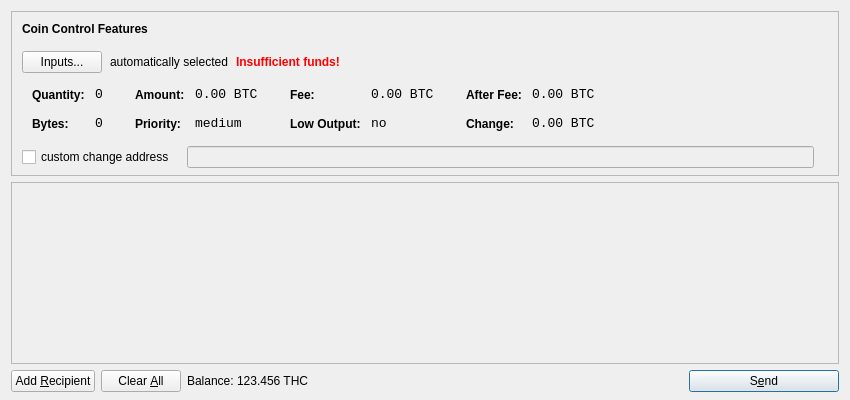
<?xml version="1.0" encoding="UTF-8"?>
<ui version="4.0">
 <class>SendCoinsDialog</class>
 <widget class="QDialog" name="SendCoinsDialog">
  <property name="geometry">
   <rect>
    <x>0</x>
    <y>0</y>
    <width>850</width>
    <height>400</height>
   </rect>
  </property>
  <property name="windowTitle">
   <string>Send Coins</string>
  </property>
  <layout class="QVBoxLayout" name="verticalLayout" stretch="0,1,0">
   <property name="bottomMargin">
    <number>8</number>
   </property>
   <item>
    <widget class="QFrame" name="frameCoinControl">
     <property name="sizePolicy">
      <sizepolicy hsizetype="Expanding" vsizetype="Expanding">
       <horstretch>0</horstretch>
       <verstretch>0</verstretch>
      </sizepolicy>
     </property>
     <property name="maximumSize">
      <size>
       <width>16777215</width>
       <height>16777215</height>
      </size>
     </property>
     <property name="frameShape">
      <enum>QFrame::StyledPanel</enum>
     </property>
     <property name="frameShadow">
      <enum>QFrame::Sunken</enum>
     </property>
     <layout class="QVBoxLayout" name="verticalLayoutCoinControl2">
      <property name="spacing">
       <number>-1</number>
      </property>
      <property name="leftMargin">
       <number>0</number>
      </property>
      <property name="topMargin">
       <number>0</number>
      </property>
      <property name="rightMargin">
       <number>0</number>
      </property>
      <property name="bottomMargin">
       <number>6</number>
      </property>
      <item>
       <layout class="QVBoxLayout" name="verticalLayoutCoinControl" stretch="0,0,0,0,1">
        <property name="spacing">
         <number>0</number>
        </property>
        <property name="leftMargin">
         <number>10</number>
        </property>
        <property name="topMargin">
         <number>10</number>
        </property>
        <item>
         <layout class="QHBoxLayout" name="horizontalLayoutCoinControl1">
          <property name="bottomMargin">
           <number>15</number>
          </property>
          <item>
           <widget class="QLabel" name="labelCoinControlFeatures">
            <property name="sizePolicy">
             <sizepolicy hsizetype="Preferred" vsizetype="Maximum">
              <horstretch>0</horstretch>
              <verstretch>0</verstretch>
             </sizepolicy>
            </property>
            <property name="font">
             <font>
              <weight>75</weight>
              <bold>true</bold>
             </font>
            </property>
            <property name="styleSheet">
             <string notr="true">font-weight:bold;</string>
            </property>
            <property name="text">
             <string>Coin Control Features</string>
            </property>
           </widget>
          </item>
         </layout>
        </item>
        <item>
         <layout class="QHBoxLayout" name="horizontalLayoutCoinControl2" stretch="0,0,0,0">
          <property name="spacing">
           <number>8</number>
          </property>
          <property name="bottomMargin">
           <number>10</number>
          </property>
          <item>
           <widget class="QPushButton" name="pushButtonCoinControl">
            <property name="styleSheet">
             <string notr="true"/>
            </property>
            <property name="text">
             <string>Inputs...</string>
            </property>
           </widget>
          </item>
          <item>
           <widget class="QLabel" name="labelCoinControlAutomaticallySelected">
            <property name="text">
             <string>automatically selected</string>
            </property>
            <property name="margin">
             <number>5</number>
            </property>
           </widget>
          </item>
          <item>
           <widget class="QLabel" name="labelCoinControlInsuffFunds">
            <property name="font">
             <font>
              <weight>75</weight>
              <bold>true</bold>
             </font>
            </property>
            <property name="styleSheet">
             <string notr="true">color:red;font-weight:bold;</string>
            </property>
            <property name="text">
             <string>Insufficient funds!</string>
            </property>
            <property name="margin">
             <number>5</number>
            </property>
           </widget>
          </item>
          <item>
           <spacer name="horizontalSpacerCoinControl">
            <property name="orientation">
             <enum>Qt::Horizontal</enum>
            </property>
            <property name="sizeHint" stdset="0">
             <size>
              <width>40</width>
              <height>1</height>
             </size>
            </property>
           </spacer>
          </item>
         </layout>
        </item>
        <item>
         <widget class="QWidget" name="widgetCoinControl" native="true">
          <property name="sizePolicy">
           <sizepolicy hsizetype="Preferred" vsizetype="Preferred">
            <horstretch>0</horstretch>
            <verstretch>0</verstretch>
           </sizepolicy>
          </property>
          <property name="minimumSize">
           <size>
            <width>0</width>
            <height>0</height>
           </size>
          </property>
          <property name="styleSheet">
           <string notr="true"/>
          </property>
          <layout class="QHBoxLayout" name="horizontalLayoutCoinControl5">
           <property name="margin">
            <number>0</number>
           </property>
           <item>
            <layout class="QHBoxLayout" name="horizontalLayoutCoinControl3" stretch="0,0,0,1">
             <property name="spacing">
              <number>20</number>
             </property>
             <property name="topMargin">
              <number>0</number>
             </property>
             <property name="bottomMargin">
              <number>10</number>
             </property>
             <item>
              <layout class="QFormLayout" name="formLayoutCoinControl1">
               <property name="horizontalSpacing">
                <number>10</number>
               </property>
               <property name="verticalSpacing">
                <number>14</number>
               </property>
               <property name="leftMargin">
                <number>10</number>
               </property>
               <property name="topMargin">
                <number>4</number>
               </property>
               <property name="rightMargin">
                <number>6</number>
               </property>
               <item row="0" column="0">
                <widget class="QLabel" name="labelCoinControlQuantityText">
                 <property name="styleSheet">
                  <string notr="true">font-weight:bold;</string>
                 </property>
                 <property name="text">
                  <string>Quantity:</string>
                 </property>
                 <property name="margin">
                  <number>0</number>
                 </property>
                </widget>
               </item>
               <item row="0" column="1">
                <widget class="QLabel" name="labelCoinControlQuantity">
                 <property name="font">
                  <font>
                   <family>Monospace</family>
                   <pointsize>10</pointsize>
                  </font>
                 </property>
                 <property name="cursor">
                  <cursorShape>IBeamCursor</cursorShape>
                 </property>
                 <property name="contextMenuPolicy">
                  <enum>Qt::ActionsContextMenu</enum>
                 </property>
                 <property name="text">
                  <string notr="true">0</string>
                 </property>
                 <property name="margin">
                  <number>0</number>
                 </property>
                 <property name="textInteractionFlags">
                  <set>Qt::LinksAccessibleByMouse|Qt::TextSelectableByKeyboard|Qt::TextSelectableByMouse</set>
                 </property>
                </widget>
               </item>
               <item row="1" column="0">
                <widget class="QLabel" name="labelCoinControlBytesText">
                 <property name="styleSheet">
                  <string notr="true">font-weight:bold;</string>
                 </property>
                 <property name="text">
                  <string>Bytes:</string>
                 </property>
                </widget>
               </item>
               <item row="1" column="1">
                <widget class="QLabel" name="labelCoinControlBytes">
                 <property name="font">
                  <font>
                   <family>Monospace</family>
                   <pointsize>10</pointsize>
                  </font>
                 </property>
                 <property name="cursor">
                  <cursorShape>IBeamCursor</cursorShape>
                 </property>
                 <property name="contextMenuPolicy">
                  <enum>Qt::ActionsContextMenu</enum>
                 </property>
                 <property name="text">
                  <string notr="true">0</string>
                 </property>
                 <property name="textInteractionFlags">
                  <set>Qt::LinksAccessibleByMouse|Qt::TextSelectableByKeyboard|Qt::TextSelectableByMouse</set>
                 </property>
                </widget>
               </item>
              </layout>
             </item>
             <item>
              <layout class="QFormLayout" name="formLayoutCoinControl2">
               <property name="horizontalSpacing">
                <number>10</number>
               </property>
               <property name="verticalSpacing">
                <number>14</number>
               </property>
               <property name="leftMargin">
                <number>6</number>
               </property>
               <property name="topMargin">
                <number>4</number>
               </property>
               <property name="rightMargin">
                <number>6</number>
               </property>
               <item row="0" column="0">
                <widget class="QLabel" name="labelCoinControlAmountText">
                 <property name="styleSheet">
                  <string notr="true">font-weight:bold;</string>
                 </property>
                 <property name="text">
                  <string>Amount:</string>
                 </property>
                 <property name="margin">
                  <number>0</number>
                 </property>
                </widget>
               </item>
               <item row="0" column="1">
                <widget class="QLabel" name="labelCoinControlAmount">
                 <property name="font">
                  <font>
                   <family>Monospace</family>
                   <pointsize>10</pointsize>
                  </font>
                 </property>
                 <property name="cursor">
                  <cursorShape>IBeamCursor</cursorShape>
                 </property>
                 <property name="contextMenuPolicy">
                  <enum>Qt::ActionsContextMenu</enum>
                 </property>
                 <property name="text">
                  <string notr="true">0.00 BTC</string>
                 </property>
                 <property name="textInteractionFlags">
                  <set>Qt::LinksAccessibleByMouse|Qt::TextSelectableByKeyboard|Qt::TextSelectableByMouse</set>
                 </property>
                </widget>
               </item>
               <item row="1" column="0">
                <widget class="QLabel" name="labelCoinControlPriorityText">
                 <property name="styleSheet">
                  <string notr="true">font-weight:bold;</string>
                 </property>
                 <property name="text">
                  <string>Priority:</string>
                 </property>
                </widget>
               </item>
               <item row="1" column="1">
                <widget class="QLabel" name="labelCoinControlPriority">
                 <property name="font">
                  <font>
                   <family>Monospace</family>
                   <pointsize>10</pointsize>
                  </font>
                 </property>
                 <property name="cursor">
                  <cursorShape>IBeamCursor</cursorShape>
                 </property>
                 <property name="contextMenuPolicy">
                  <enum>Qt::ActionsContextMenu</enum>
                 </property>
                 <property name="text">
                  <string>medium</string>
                 </property>
                 <property name="textInteractionFlags">
                  <set>Qt::LinksAccessibleByMouse|Qt::TextSelectableByKeyboard|Qt::TextSelectableByMouse</set>
                 </property>
                </widget>
               </item>
              </layout>
             </item>
             <item>
              <layout class="QFormLayout" name="formLayoutCoinControl3">
               <property name="horizontalSpacing">
                <number>10</number>
               </property>
               <property name="verticalSpacing">
                <number>14</number>
               </property>
               <property name="leftMargin">
                <number>6</number>
               </property>
               <property name="topMargin">
                <number>4</number>
               </property>
               <property name="rightMargin">
                <number>6</number>
               </property>
               <item row="0" column="0">
                <widget class="QLabel" name="labelCoinControlFeeText">
                 <property name="styleSheet">
                  <string notr="true">font-weight:bold;</string>
                 </property>
                 <property name="text">
                  <string>Fee:</string>
                 </property>
                 <property name="margin">
                  <number>0</number>
                 </property>
                </widget>
               </item>
               <item row="0" column="1">
                <widget class="QLabel" name="labelCoinControlFee">
                 <property name="font">
                  <font>
                   <family>Monospace</family>
                   <pointsize>10</pointsize>
                  </font>
                 </property>
                 <property name="cursor">
                  <cursorShape>IBeamCursor</cursorShape>
                 </property>
                 <property name="contextMenuPolicy">
                  <enum>Qt::ActionsContextMenu</enum>
                 </property>
                 <property name="text">
                  <string notr="true">0.00 BTC</string>
                 </property>
                 <property name="textInteractionFlags">
                  <set>Qt::LinksAccessibleByMouse|Qt::TextSelectableByKeyboard|Qt::TextSelectableByMouse</set>
                 </property>
                </widget>
               </item>
               <item row="1" column="0">
                <widget class="QLabel" name="labelCoinControlLowOutputText">
                 <property name="styleSheet">
                  <string notr="true">font-weight:bold;</string>
                 </property>
                 <property name="text">
                  <string>Low Output:</string>
                 </property>
                </widget>
               </item>
               <item row="1" column="1">
                <widget class="QLabel" name="labelCoinControlLowOutput">
                 <property name="font">
                  <font>
                   <family>Monospace</family>
                   <pointsize>10</pointsize>
                  </font>
                 </property>
                 <property name="cursor">
                  <cursorShape>IBeamCursor</cursorShape>
                 </property>
                 <property name="contextMenuPolicy">
                  <enum>Qt::ActionsContextMenu</enum>
                 </property>
                 <property name="text">
                  <string>no</string>
                 </property>
                 <property name="textInteractionFlags">
                  <set>Qt::LinksAccessibleByMouse|Qt::TextSelectableByKeyboard|Qt::TextSelectableByMouse</set>
                 </property>
                </widget>
               </item>
              </layout>
             </item>
             <item>
              <layout class="QFormLayout" name="formLayoutCoinControl4">
               <property name="horizontalSpacing">
                <number>10</number>
               </property>
               <property name="verticalSpacing">
                <number>14</number>
               </property>
               <property name="leftMargin">
                <number>6</number>
               </property>
               <property name="topMargin">
                <number>4</number>
               </property>
               <property name="rightMargin">
                <number>6</number>
               </property>
               <item row="0" column="0">
                <widget class="QLabel" name="labelCoinControlAfterFeeText">
                 <property name="styleSheet">
                  <string notr="true">font-weight:bold;</string>
                 </property>
                 <property name="text">
                  <string>After Fee:</string>
                 </property>
                 <property name="margin">
                  <number>0</number>
                 </property>
                </widget>
               </item>
               <item row="0" column="1">
                <widget class="QLabel" name="labelCoinControlAfterFee">
                 <property name="font">
                  <font>
                   <family>Monospace</family>
                   <pointsize>10</pointsize>
                  </font>
                 </property>
                 <property name="cursor">
                  <cursorShape>IBeamCursor</cursorShape>
                 </property>
                 <property name="contextMenuPolicy">
                  <enum>Qt::ActionsContextMenu</enum>
                 </property>
                 <property name="text">
                  <string notr="true">0.00 BTC</string>
                 </property>
                 <property name="textInteractionFlags">
                  <set>Qt::LinksAccessibleByMouse|Qt::TextSelectableByKeyboard|Qt::TextSelectableByMouse</set>
                 </property>
                </widget>
               </item>
               <item row="1" column="0">
                <widget class="QLabel" name="labelCoinControlChangeText">
                 <property name="styleSheet">
                  <string notr="true">font-weight:bold;</string>
                 </property>
                 <property name="text">
                  <string>Change:</string>
                 </property>
                </widget>
               </item>
               <item row="1" column="1">
                <widget class="QLabel" name="labelCoinControlChange">
                 <property name="font">
                  <font>
                   <family>Monospace</family>
                   <pointsize>10</pointsize>
                  </font>
                 </property>
                 <property name="cursor">
                  <cursorShape>IBeamCursor</cursorShape>
                 </property>
                 <property name="contextMenuPolicy">
                  <enum>Qt::ActionsContextMenu</enum>
                 </property>
                 <property name="text">
                  <string notr="true">0.00 BTC</string>
                 </property>
                 <property name="textInteractionFlags">
                  <set>Qt::LinksAccessibleByMouse|Qt::TextSelectableByKeyboard|Qt::TextSelectableByMouse</set>
                 </property>
                </widget>
               </item>
              </layout>
             </item>
            </layout>
           </item>
          </layout>
         </widget>
        </item>
        <item>
         <layout class="QHBoxLayout" name="horizontalLayoutCoinControl4" stretch="0,0,0">
          <property name="spacing">
           <number>12</number>
          </property>
          <property name="sizeConstraint">
           <enum>QLayout::SetDefaultConstraint</enum>
          </property>
          <property name="topMargin">
           <number>5</number>
          </property>
          <property name="rightMargin">
           <number>5</number>
          </property>
          <item>
           <widget class="QCheckBox" name="checkBoxCoinControlChange">
            <property name="text">
             <string>custom change address</string>
            </property>
           </widget>
          </item>
          <item>
           <widget class="QLineEdit" name="lineEditCoinControlChange">
            <property name="enabled">
             <bool>false</bool>
            </property>
            <property name="sizePolicy">
             <sizepolicy hsizetype="Expanding" vsizetype="Fixed">
              <horstretch>0</horstretch>
              <verstretch>0</verstretch>
             </sizepolicy>
            </property>
           </widget>
          </item>
          <item>
           <widget class="QLabel" name="labelCoinControlChangeLabel">
            <property name="sizePolicy">
             <sizepolicy hsizetype="Preferred" vsizetype="Expanding">
              <horstretch>0</horstretch>
              <verstretch>0</verstretch>
             </sizepolicy>
            </property>
            <property name="minimumSize">
             <size>
              <width>0</width>
              <height>0</height>
             </size>
            </property>
            <property name="text">
             <string/>
            </property>
            <property name="margin">
             <number>3</number>
            </property>
           </widget>
          </item>
         </layout>
        </item>
        <item>
         <spacer name="verticalSpacerCoinControl">
          <property name="orientation">
           <enum>Qt::Vertical</enum>
          </property>
          <property name="sizeHint" stdset="0">
           <size>
            <width>800</width>
            <height>1</height>
           </size>
          </property>
         </spacer>
        </item>
       </layout>
      </item>
     </layout>
    </widget>
   </item>
   <item>
    <widget class="QScrollArea" name="scrollArea">
     <property name="widgetResizable">
      <bool>true</bool>
     </property>
     <widget class="QWidget" name="scrollAreaWidgetContents">
      <property name="geometry">
       <rect>
        <x>0</x>
        <y>0</y>
        <width>830</width>
        <height>165</height>
       </rect>
      </property>
      <layout class="QVBoxLayout" name="verticalLayout_2">
       <property name="margin">
        <number>0</number>
       </property>
       <item>
        <layout class="QVBoxLayout" name="entries">
         <property name="spacing">
          <number>6</number>
         </property>
        </layout>
       </item>
       <item>
        <spacer name="verticalSpacer">
         <property name="orientation">
          <enum>Qt::Vertical</enum>
         </property>
         <property name="sizeHint" stdset="0">
          <size>
           <width>20</width>
           <height>40</height>
          </size>
         </property>
        </spacer>
       </item>
      </layout>
     </widget>
    </widget>
   </item>
   <item>
    <layout class="QHBoxLayout" name="horizontalLayout">
     <item>
      <widget class="QPushButton" name="addButton">
       <property name="toolTip">
        <string>Send to multiple recipients at once</string>
       </property>
       <property name="text">
        <string>Add &amp;Recipient</string>
       </property>
       <property name="icon">
        <iconset resource="../bitcoin.qrc">
         <normaloff>:/icons/add</normaloff>:/icons/add</iconset>
       </property>
       <property name="autoDefault">
        <bool>false</bool>
       </property>
      </widget>
     </item>
     <item>
      <widget class="QPushButton" name="clearButton">
       <property name="sizePolicy">
        <sizepolicy hsizetype="Minimum" vsizetype="Fixed">
         <horstretch>0</horstretch>
         <verstretch>0</verstretch>
        </sizepolicy>
       </property>
       <property name="toolTip">
        <string>Remove all transaction fields</string>
       </property>
       <property name="text">
        <string>Clear &amp;All</string>
       </property>
       <property name="icon">
        <iconset resource="../bitcoin.qrc">
         <normaloff>:/icons/remove</normaloff>:/icons/remove</iconset>
       </property>
       <property name="autoRepeatDelay">
        <number>300</number>
       </property>
       <property name="autoDefault">
        <bool>false</bool>
       </property>
      </widget>
     </item>
     <item>
      <layout class="QHBoxLayout" name="horizontalLayout_2">
       <property name="spacing">
        <number>3</number>
       </property>
       <item>
        <widget class="QLabel" name="label">
         <property name="text">
          <string>Balance:</string>
         </property>
        </widget>
       </item>
       <item>
        <widget class="QLabel" name="labelBalance">
         <property name="cursor">
          <cursorShape>IBeamCursor</cursorShape>
         </property>
         <property name="text">
          <string>123.456 THC</string>
         </property>
         <property name="textInteractionFlags">
          <set>Qt::LinksAccessibleByMouse|Qt::TextSelectableByKeyboard|Qt::TextSelectableByMouse</set>
         </property>
        </widget>
       </item>
      </layout>
     </item>
     <item>
      <spacer name="horizontalSpacer">
       <property name="orientation">
        <enum>Qt::Horizontal</enum>
       </property>
       <property name="sizeHint" stdset="0">
        <size>
         <width>40</width>
         <height>20</height>
        </size>
       </property>
      </spacer>
     </item>
     <item>
      <widget class="QPushButton" name="sendButton">
       <property name="minimumSize">
        <size>
         <width>150</width>
         <height>0</height>
        </size>
       </property>
       <property name="toolTip">
        <string>Confirm the send action</string>
       </property>
       <property name="text">
        <string>S&amp;end</string>
       </property>
       <property name="icon">
        <iconset resource="../bitcoin.qrc">
         <normaloff>:/icons/send</normaloff>:/icons/send</iconset>
       </property>
       <property name="default">
        <bool>true</bool>
       </property>
      </widget>
     </item>
    </layout>
   </item>
  </layout>
 </widget>
 <resources>
  <include location="../bitcoin.qrc"/>
 </resources>
 <connections/>
</ui>
